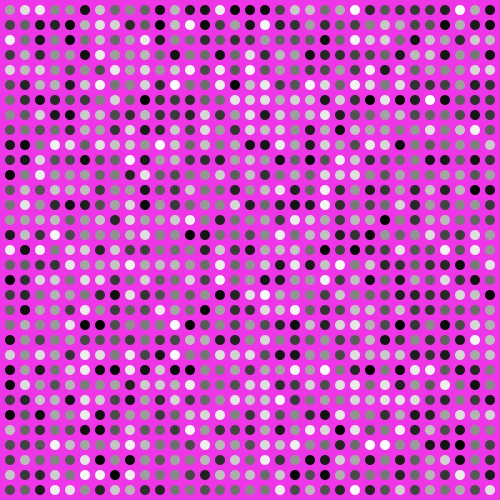
Frame 1 (no input)
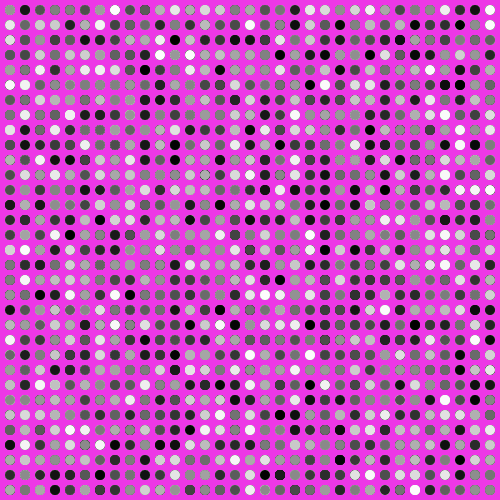
Frame 60 (the mouse pressed at the canvas centre just before this capture)
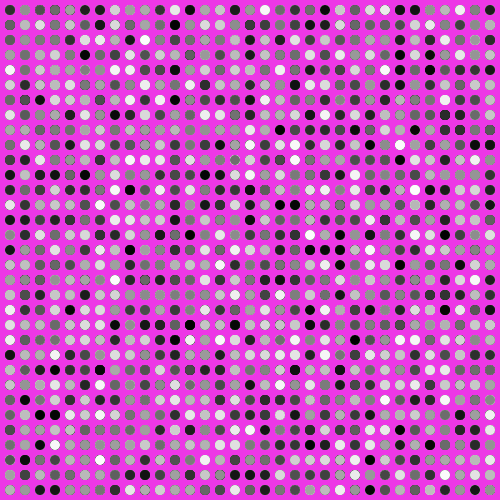
Frame 120 (the mouse held since frame 60 and released just before this capture)

The Processing sketch that drew these frames (run headless with seeded random() and noise(); from frame 60 on, the mouse is pressed at the canvas centre):

// Processing sketch: processing_181996
// ── processing_181996.pde

void setup(){
  size (500,500);
  smooth();
  frameRate(20);
  noStroke();
  background(237,55,230);
}

void draw(){
  for(int x=10;x<width;x=x+15){
    for(int y=10;y<height;y=y+15){
  fill(random(255));
  ellipse(x,y,10,10);
    }
  }
}
